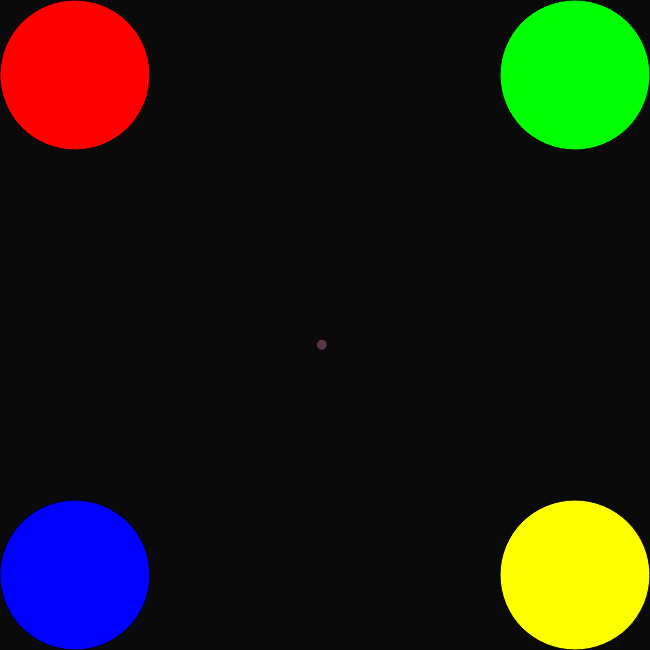
Frame 1 (no input)
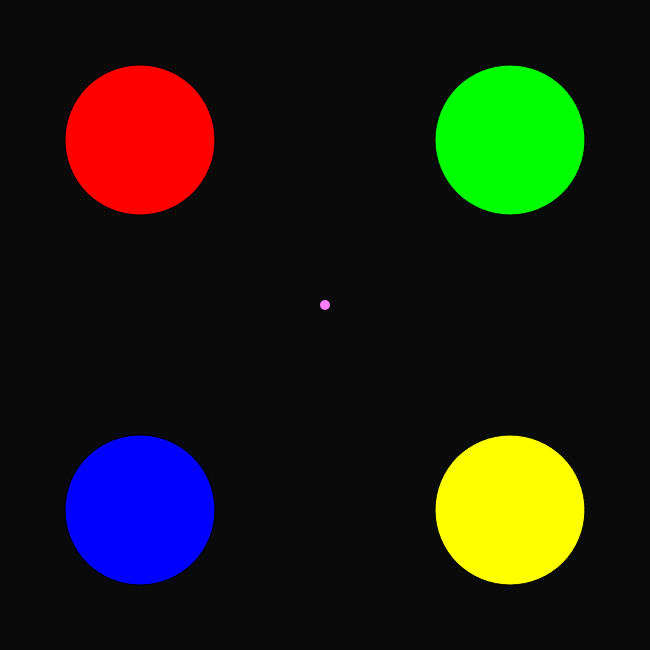
Frame 60 (no input)
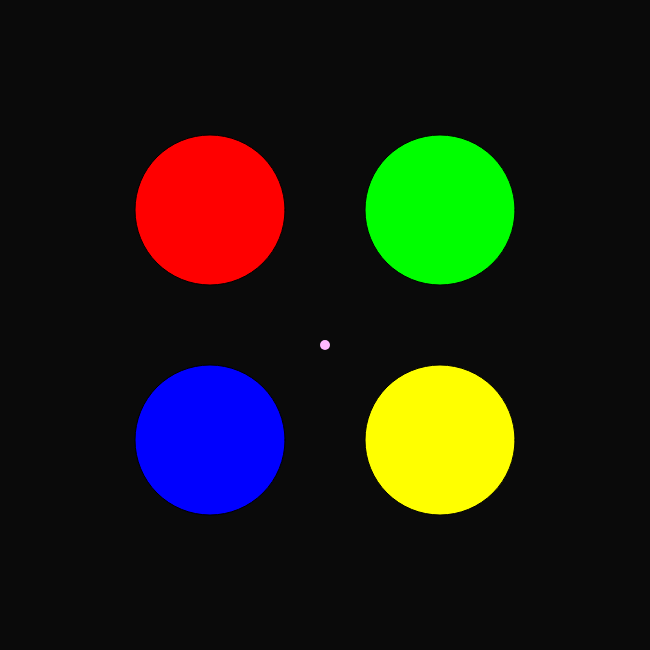
Frame 120 (the mouse pressed at the canvas centre since frame 60)

The p5.js sketch that drew these frames (run headless with seeded random() and noise() and a simulated clock; from frame 60 on, the mouse is pressed at the canvas centre):

// p5.js sketch
// ── sketch.js

//variabler for bolde
var dia = {
x: 150
};

var ball1 =  { 
x: 0 + (dia.x/2), 
y: 0 + (dia.x/2), 
xspeed: 5,
yspeed: 5

}; 

var ball2 = {
x: 650 - (dia.x/2), 
y: 0 + (dia.x/2), 
xspeed:-5,
yspeed: 5
}; 

var ball3 = {
x: 0 + (dia.x/2), 
y: 650 - (dia.x/2), 
xspeed: 5,
yspeed: -5
};

var ball4 ={
x: 650 - (dia.x/2), 
y: 650 - (dia.x/2),   
xspeed: -5,
yspeed: -5
}

//farvevariable throbber
var spinfarve = {
    r: 50,  
    g: 50, 
    b: 50 
}; 

function setup() {
  createCanvas (650, 650); 
    confirm("How long can you wait?"); 
}

function draw(){
background(10); 
balls1();
balls2();
balls3();
balls4(); 
move();
bounce();
drawthrobber();
}

function drawthrobber() {
 push();
  translate(width/2, height/2);
  var cir = 360/40*(frameCount%40);
  rotate(radians(cir));
  noStroke();
  fill(spinfarve.r = spinfarve.r+40, spinfarve.g = spinfarve.g +3, spinfarve.b = spinfarve.b+23);
    if (spinfarve.r && spinfarve.g && spinfarve.b > 250) {
    fill(spinfarve.r = spinfarve.r-2, spinfarve.g = spinfarve.g -2, spinfarve.b = spinfarve.b-3);
     }
    ellipse(0, 20, 10, 10);
     
pop();
}

//funktioner for bolde

function balls1(){
fill (255, 0, 0);
ellipse(ball1.x, ball1.y, dia.x, dia.x);   
}

function balls2(){
fill (0, 255, 0) 
ellipse(ball2.x, ball2.y, dia.x, dia.x);
}

function balls3 (){
fill (0, 0, 255);
ellipse(ball3.x, ball3.y, dia.x, dia.x); 
}

function balls4(){
fill (255, 255, 0); 
ellipse(ball4.x, ball4.y, dia.x, dia.x); 
}

function bounce(){

//ball1    
    
if (ball1.x> (width/2)- (dia.x/2) || ball1.x < 0+(dia.x/2)) {
ball1.xspeed = ball1.xspeed * -1;
}
if (ball1.y > (height/2) - (dia.x/2) || ball1.y < 0+ (dia.x/2)) {
ball1.yspeed = ball1.yspeed * -1;   
}

// ball 2
if (ball2.x > width - (dia.x/2) || ball2.x < (width/2) + (dia.x/2)) {
ball2.xspeed = ball2.xspeed * -1;
}
if (ball2.y > (height/2) - (dia.x/2) || ball2.y < 0 + (dia.x/2)) {
ball2.yspeed = ball2.yspeed * -1;
}
// ball 3
if (ball3.x > (width/2) - (dia.x/2) || ball3.x < 0 + (dia.x/2)) {
ball3.xspeed = ball3.xspeed * -1; 
}
if (ball3.y > height - (dia.x/2) || ball3.y < (height/2) + (dia.x/2)) {
ball3.yspeed = ball3.yspeed *-1; 
} 
//ball 4
if (ball4.x > (width) - (dia.x/2) || ball4.x < (width/2) + (dia.x/2)) {
ball4.xspeed = ball4.xspeed * -1;
}
if (ball4.y > height - (dia.x/2) || ball4.y < (height/2) + (dia.x/2)) {
ball4.yspeed = ball4.yspeed * -1; 
}
}
function move(){
ball1.x = ball1.x + ball1.xspeed; 
    
ball1.y = ball1.y + ball1.yspeed; 

ball2.x = ball2.x + ball2.xspeed;
    
ball2.y = ball2.y + ball2.yspeed;

ball3.x = ball3.x + ball3.xspeed; 
    
ball3.y = ball3.y + ball3.yspeed; 

ball4.x = ball4.x + ball4.xspeed;
    
ball4.y = ball4.y + ball4.yspeed;

}
console.log("Ingen fejl bro"); 
